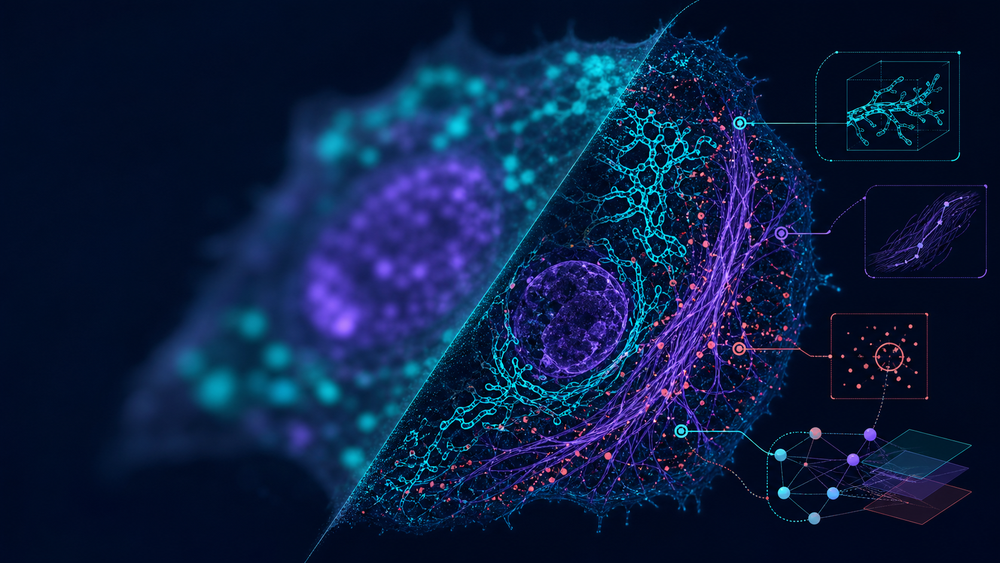
#> input picture MorphAgent_UI/MorphAgent/morphagent_ui/resources/morphagent_hero.png, 1000 x 563 px, shrunk from 1672 x 941 before the run
$ python -i extract.py   (imports and definitions only)
#> lines starting #> are read from the running program, lines starting #| are printed output that depends on the picture; after the words box and inside, x2 and y2 are one past the last pixel; in counts of white or black regions, pixels touching at a corner belong together
def extract(img, *segmentation_masks):
    # IMPORT ALL REQUIRED PACKAGES AT THE BEGINNING OF THE FUNCTION
    import numpy as np
    from scipy import ndimage
    from skimage.filters import threshold_otsu
    from skimage.measure import label, regionprops

    # --- 1. Data Loading and Preprocessing ---
    # Convert to float32 for calculations
    arr = np.asarray(img, dtype=np.float32)

    # Check dimensionality and extract Actin channel (Channel 0)
    # Expected shape: (512, 512, 3)
    if arr.ndim == 3 and arr.shape[2] >= 1:
        actin_img = arr[..., 0]  # Channel 0 is Actin
    elif arr.ndim == 2:
        actin_img = arr  # Fallback if single channel
    else:
        return 0.0

    # Normalize intensity to [0, 1] for stability
    vmax = np.percentile(actin_img, 99.5) if actin_img.size > 0 else 1.0
    if vmax > 0:
        actin_img = actin_img / vmax
    actin_img = np.clip(actin_img, 0.0, 1.0)

    # --- 2. Mask Handling ---
    # We need a cell mask to define the boundary.
    # If segmentation masks are provided, we look for a cell mask.
    # Usually, if multiple masks are provided, one is nuclei and one is cells/cytoplasm.
    # We prioritize the largest mask coverage as the "cell" mask.

    cell_mask = None

    if len(segmentation_masks) > 0:
        # Heuristic: The mask with the largest foreground area is likely the whole-cell mask
        # (as opposed to a nuclei mask which is smaller).
        best_coverage = -1
        for mask in segmentation_masks:
            if mask is None: continue
            # Ensure mask is 2D
            if mask.ndim == 3:
                mask = np.max(mask, axis=2) # Project if 3D

            coverage = np.sum(mask > 0)
            if coverage > best_coverage:
                best_coverage = coverage
                cell_mask = mask

    # Fallback: If no mask provided, generate one using Otsu thresholding on Actin
    if cell_mask is None:
        try:
            # Smooth slightly before thresholding
            smooth = ndimage.gaussian_filter(actin_img, sigma=2)
            thresh = threshold_otsu(smooth)
            cell_mask = (smooth > thresh).astype(np.int32)
            # Label connected components
            cell_mask = label(cell_mask)
        except Exception:
            return 0.0

    # Ensure cell_mask is labeled (integers > 0 for objects)
    if cell_mask.max() == 0:
        return 0.0

    # If mask is binary (0/1), label it
    if cell_mask.max() == 1:
        cell_mask = label(cell_mask)

    # --- 3. Feature Computation: Cortical Enrichment ---
    # Algorithm:
    # For each cell:
    #   1. Define "Cortex" as the outer boundary ring (e.g., 3-5 pixels thick).
    #   2. Define "Interior" as the remaining inner part.
    #   3. Calculate Mean Intensity (Cortex) / Mean Intensity (Interior).
    #   4. Aggregate across all cells (Median).

    cortex_width = 4  # Width of the cortical ring in pixels
    ratios = []

    # Get properties for each labeled cell
    props = regionprops(cell_mask, intensity_image=actin_img)

    for prop in props:
        # Skip very small artifacts
        if prop.area < 100:
            continue

        # Extract the local mask and intensity image for this cell
        # image_intensity is the crop of the intensity image
        # image is the crop of the binary mask
        local_mask = prop.image  # Binary mask of the cell in the bounding box
        local_intensity = prop.image_intensity

        # Create the Interior mask by eroding the cell mask
        # We use binary_erosion. The structure determines connectivity.
        # Iterations determine the thickness of the cortex.
        eroded_mask = ndimage.binary_erosion(local_mask, structure=np.ones((3,3)), iterations=cortex_width)

        # The Cortex is the Cell Mask minus the Eroded Mask
        # XOR works because eroded is a strict subset of local_mask
        cortex_mask = np.logical_xor(local_mask, eroded_mask)

        # Interior is the eroded mask
        interior_mask = eroded_mask

        # Check if we have valid regions (small cells might disappear after erosion)
        if np.sum(cortex_mask) == 0 or np.sum(interior_mask) == 0:
            continue

        # Calculate Mean Intensities
        mean_cortex = np.mean(local_intensity[cortex_mask])
        mean_interior = np.mean(local_intensity[interior_mask])

        # Calculate Ratio
        # Add epsilon to denominator to avoid division by zero
        ratio = mean_cortex / (mean_interior + 1e-7)
        ratios.append(ratio)

    # --- 4. Aggregation ---
    if not ratios:
        return 0.0

    # Return the median ratio across the population
    # Median is robust to segmentation errors or debris
    result = np.median(ratios)

    return float(result)

>>> import cv2
>>> picture = cv2.imread('../../../../../../MorphAgent_UI/MorphAgent/morphagent_ui/resources/morphagent_hero.png', cv2.IMREAD_GRAYSCALE)
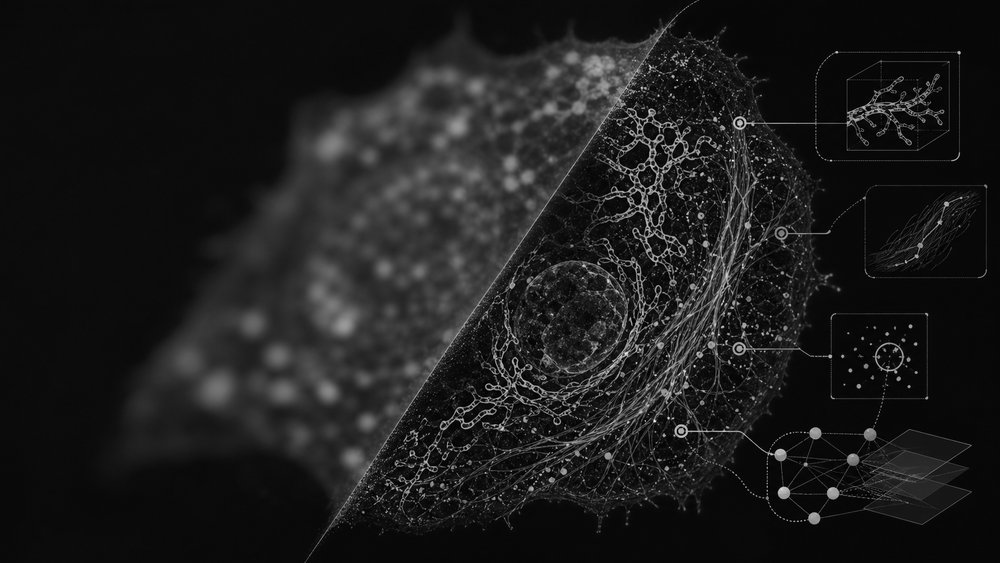
#> picture: shape (563, 1000); min 0, max 253, mean 28.4
>>> result = extract(picture)
#> in extract, `vmax = np.percentile(actin_img, 99.5) if actin_img.size > 0 else 1.0`: vmax = 155
#> in extract, `smooth = ndimage.gaussian_filter(actin_img, sigma=2)`:
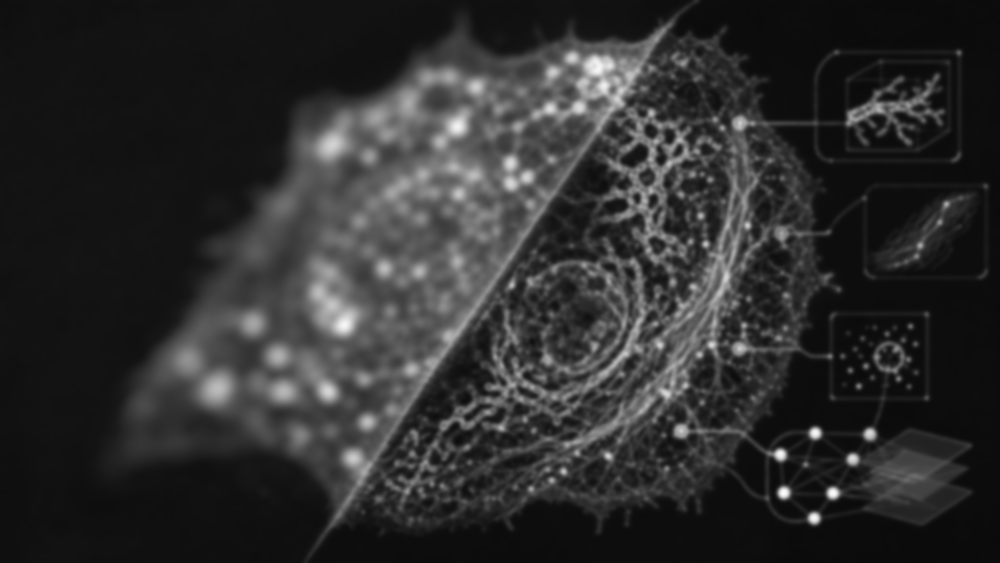
#> smooth: shape (563, 1000) float32; min 0.0417, max 0.99, mean 0.183
#> in extract, `thresh = threshold_otsu(smooth)`: thresh = 0.244
#> in extract, `cell_mask = (smooth > thresh).astype(np.int32)`:
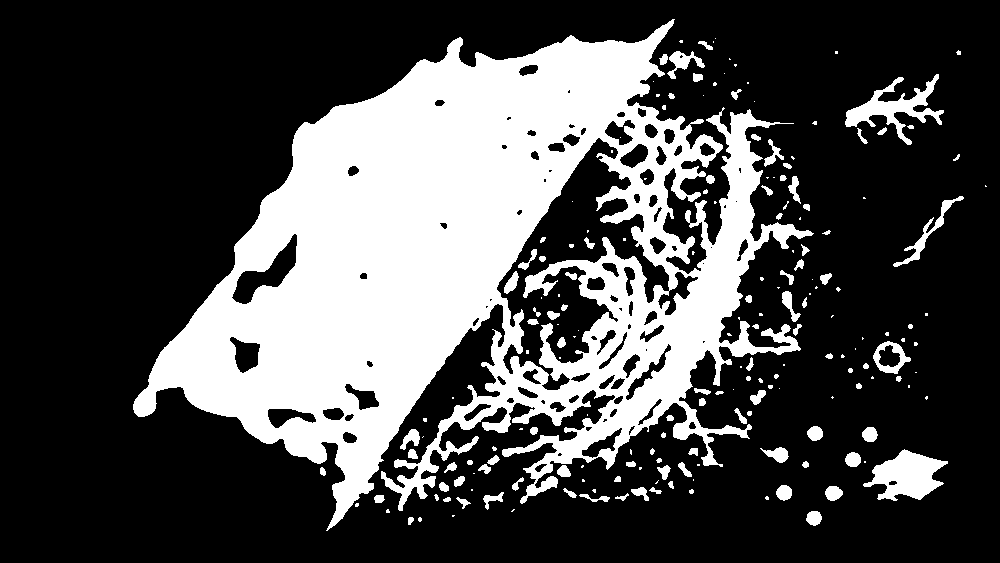
#> cell_mask: shape (563, 1000) int32; values 0 (black) and 1 (white), 29.2% white; 194 white regions (93 under 20 px)
#> in extract, `cell_mask = label(cell_mask)`:
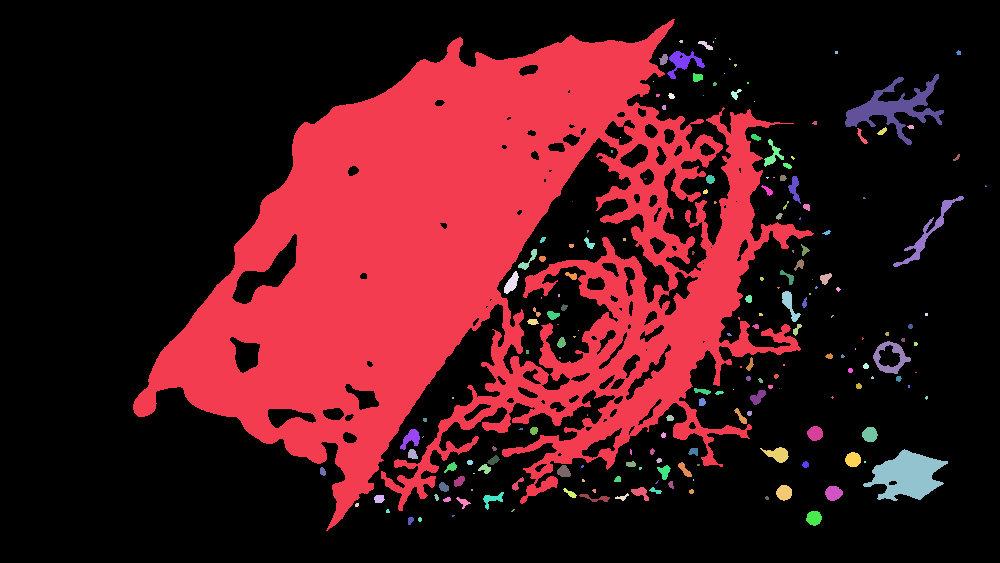
#> cell_mask: shape (563, 1000) int64; 195 distinct labels, from 0 to 194; one colour per label, 0 black
#> in extract, `props = regionprops(cell_mask, intensity_image=actin_img)`: props = 194 regions; largest, box (x1, y1, x2, y2) and area: (133, 19, 814, 531) 150681, (863, 449, 948, 501) 2440, (845, 74, 944, 145) 2073, (893, 196, 964, 267) 637, (873, 341, 911, 374) 496
#> the loop in extract, `for prop in props:` made 194 passes
#> (mean_cortex, mean_interior, ratio) on passes 1, 7, 14: (0.364, 0.425, 0.858), (0.378, 0.57, 0.664), (0.446, 0.418, 1.07)
#> pass 1, in extract, `local_intensity = prop.image_intensity`:
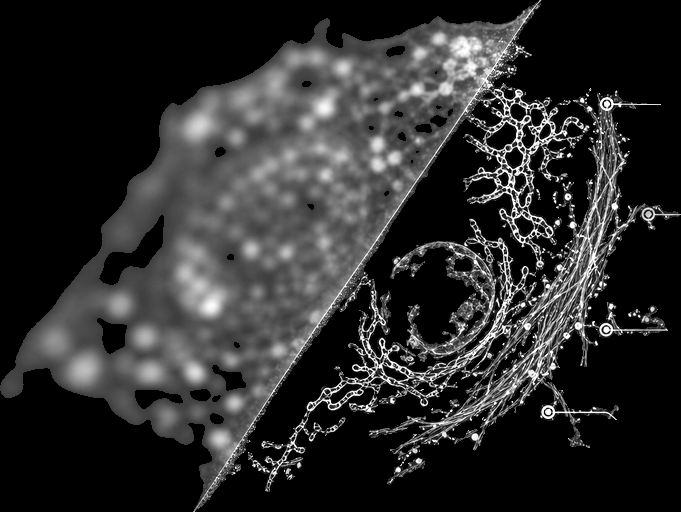
#> local_intensity: shape (512, 681) float32; min 0, max 1, mean 0.175
#> pass 1, in extract, `eroded_mask = ndimage.binary_erosion(local_mask, structure=np.ones((3,..`:
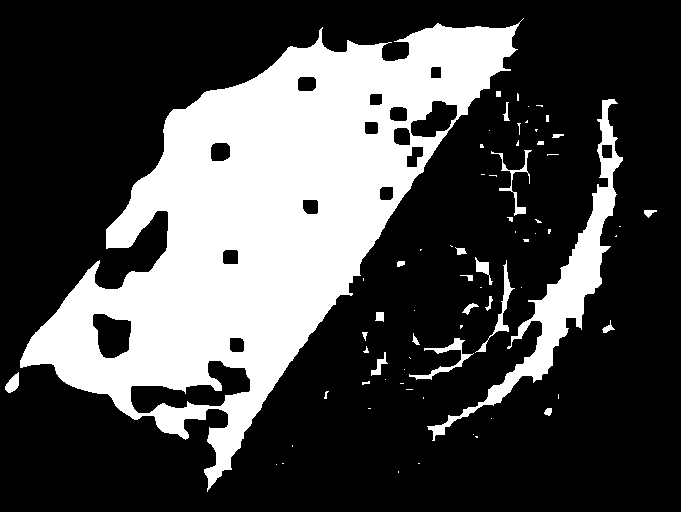
#> eroded_mask: shape (512, 681) bool; 28.6% white; 70 white regions (42 under 20 px), largest, box (x1, y1, x2, y2) and area: (20, 18, 524, 492) 88982, (427, 99, 623, 441) 7937, (409, 338, 474, 380) 507
#> pass 1, in extract, `cortex_mask = np.logical_xor(local_mask, eroded_mask)`:
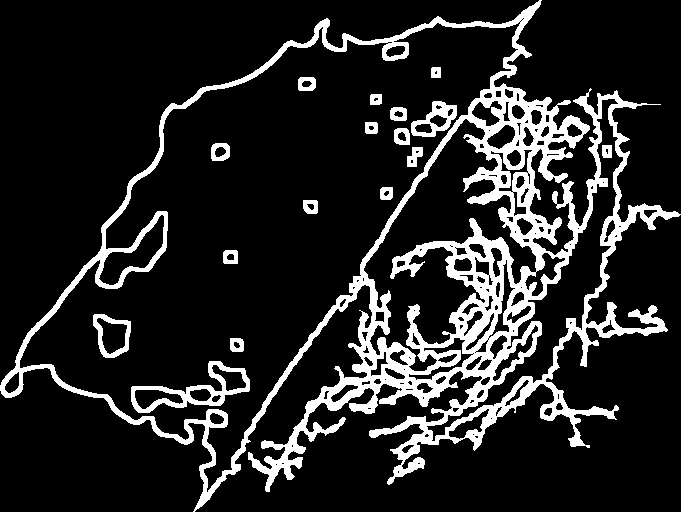
#> cortex_mask: shape (512, 681) bool; 14.6% white; 17 white regions, largest, box (x1, y1, x2, y2) and area: (0, 0, 681, 512) 45806, (131, 361, 250, 413) 1617, (411, 101, 457, 137) 716
#> after the loop in extract, `for prop in props:`: ratios = [0.858, 0.664, 1.07, 1.75, 0.628, 0.686, 1.06, 0.589, 0.948, 0.647, 0.628, 0.607, 0.623]
#> in extract, `result = np.median(ratios)`: result = 0.664
#> result = 0.664
